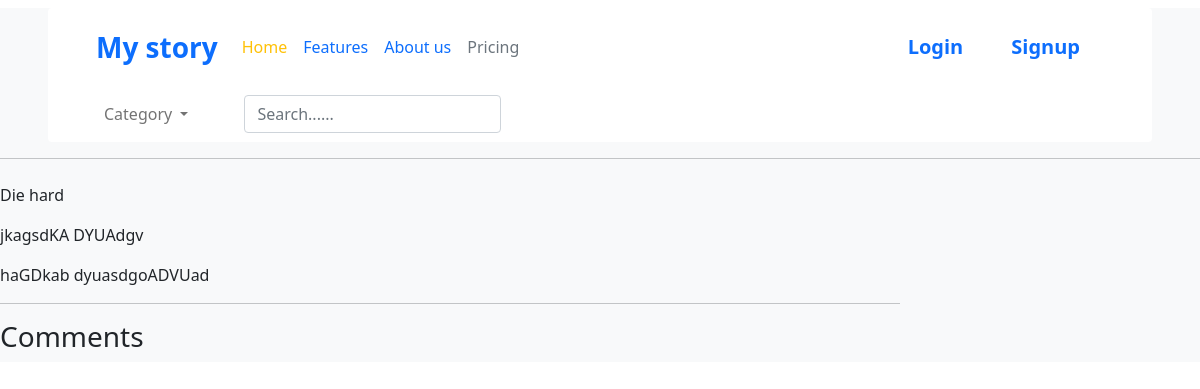
The page /mystory/1/ on the database its author committed.
### board/models.py (models this page shows, shortened)
class Mystory(models.Model):
    host = models.ForeignKey(UserReg,  on_delete= models.CASCADE , null= True)
    CH = (
        ('True story','True Story'),
        ('Romance','Romance'),
        ('Short Story','Short Story'),
        ('Childrens story','Childrens story'),
        ('Fantasy','Fantasy'),
        ('Horror','Horror')
    )
    topic = models.CharField(max_length= 200, verbose_name= 'topic', choices=CH)
    title = models.CharField(max_length= 200)
    participants = models.ManyToManyField(settings.AUTH_USER_MODEL, related_name='participants', blank= True)
    description = models.TextField(null=True, blank =True)
    body = models.TextField()
    updated = models.DateTimeField(auto_now =True)
    created = models.DateTimeField(auto_now_add = True)
    class Meta:
        ordering = ['-updated', '-created']

### board/views.py (the view, shortened to what this page needs)
# urls.py: path('mystory/<str:pk>/', views.MyStory, name = "mystory"),
def MyStory(request,pk):
    mystory = Mystory.objects.get(id = pk)
    mystory_comments = mystory.comment_set.all().order_by('-created')
    participants = mystory.participants.all()
    context = {'mystory': mystory , 'mystory_messages': mystory_comments, 'participants':participants}
    return render(request, 'board/MyStorys.html', context)

### board/templates/board/MyStorys.html (shortened to what this page needs)
{% extends 'main.html' %}
{% block content%}
<div class="mystory-container">
    <div>
        <p>{{mystory.title}}</p>
        <p>{{mystory.description}}</p>
        <p>{{mystory.body}}</p>
        <div class="comment-wrapper">
            <hr>
            <h3> Comments </h3>
        </div >
    </div>
</div>
{% endblock %}

### board/templates/board/MyStorys.html (style rules this page uses)
.mystory-container { display: grid; grid-template-columns:3fr 1fr; }

### rows shown on the page
Mystory: title "Die hard", description "jkagsdKA DYUAdgv", body "haGDkab dyuasdgoADVUad"
